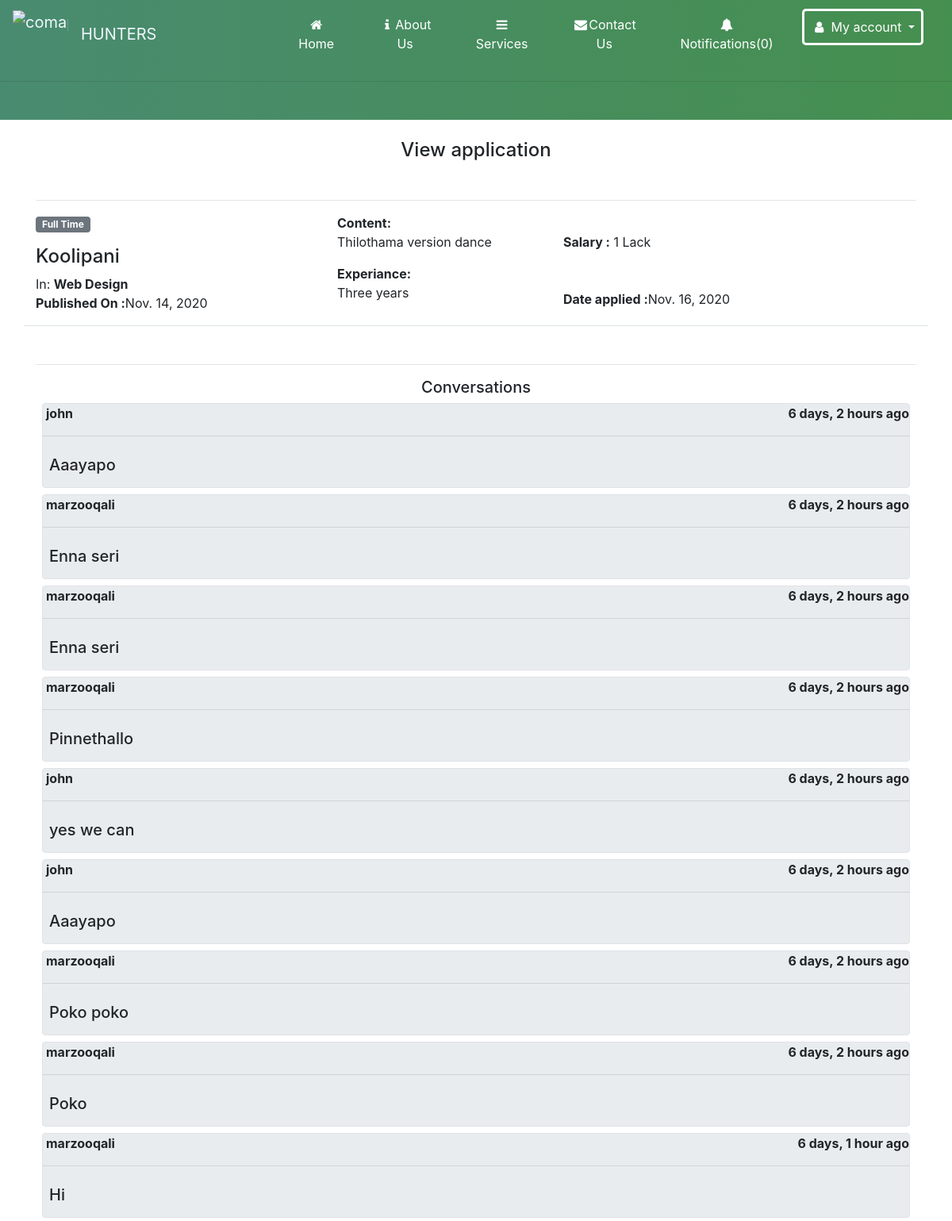
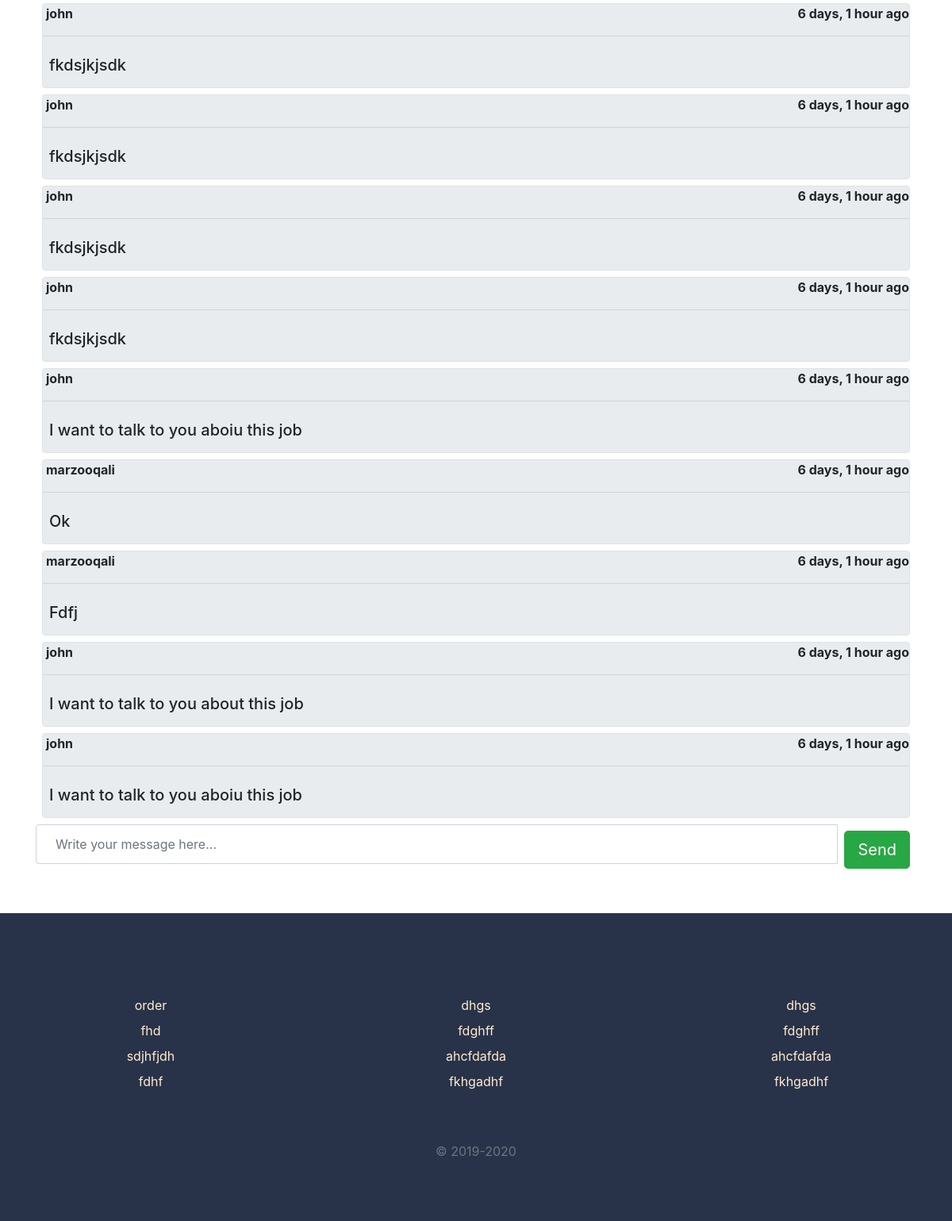
Page /application/22 (signed in) on the committed database (2 pictures, top to bottom).
### home/models.py (models this page shows, shortened)
class Application(models.Model):
    job = models.ForeignKey(JobPosting,related_name='applications',on_delete=models.CASCADE)
    content=models.CharField( max_length=300)
    experiance=models.CharField(max_length=300)
    created_by = models.ForeignKey(User,related_name='applications', on_delete=models.CASCADE,
                        null=True ,  editable=False, blank=True)
    created_at = models.DateTimeField(auto_now_add=True)

class JobPosting(models.Model):
    created_by = models.ForeignKey(User,related_name='jobs', on_delete=models.CASCADE,
                        null=True ,  editable=False, blank=True)
    title = models.CharField(max_length=100)
    company_name = models.CharField(max_length=200)
    employment_status = models.CharField(choices=JOB_TYPE, max_length=10)
    vacancy = models.CharField(max_length=10, null=True)
    gender = models.CharField(choices=GENDER, max_length=30, null=True)
    category = models.CharField(choices=CATEGORY, max_length=30)
    description = models.TextField()
    responsibilities = models.TextField()
    experience = models.CharField(max_length=100)
    job_location = models.CharField(max_length=120)
    Salary = models.CharField(max_length=100, null=True, blank=True)
    application_deadline = models.DateTimeField()
    published_on = models.DateTimeField(auto_now_add=True)
    class Meta:
        ordering=['-published_on']

class ConversationMessage(models.Model):
    application = models.ForeignKey(Application,related_name='conversationmessages',on_delete=models.CASCADE)
    content=models.TextField()
    created_by = models.ForeignKey(User,related_name='conversationmessages', on_delete=models.CASCADE)
    created_at = models.DateTimeField(auto_now_add=True)
    class Meta:
        ordering=['created_at']

### home/views.py (the view, shortened to what this page needs)
# urls.py: path('application/<int:app_id>',views.view_application,name='view_application'),
@login_required
def view_application(request,app_id):
    if request.user.userprofile.is_employer:
        application = get_object_or_404(Application, pk= app_id, job__created_by= request.user)
    else:
        application = get_object_or_404(Application, pk= app_id, created_by= request.user)
    return render(request,'viewapplication.html',{'application':application})

### home/context_processors.py (called while the page is built)
def notification(request):
    if request.user.is_authenticated:
        return {'notifications':request.user.notifications.filter(is_read=False)}
    else:
        return {'notifications':[]}

### templates/viewapplication.html (shortened to what this page needs)
{% include 'navbar.html' %}
<section class="site-section mt-0 ">
    <div class="container pb-5 ">
        <h4 class="text-center m-5 pt-4 ">View application</h4>
        <hr>
        <div class="mb-5">
            <div class="row align-items-start job-item border-bottom pb-0 mb-3 pt-0">
                <div class="col-md-4 text-left">
                    <span class="badge badge-secondary px-2 py-1 mb-3">
              {{application.job.employment_status}}
            </span>
                    <h4>{{application.job.title}}</a>
                    </h4>
                    In: <strong>{{application.job.category}}</strong><br>
                    <strong> Published On :</strong>{{application.job.published_on|date}}
                </div>
                <div class="col-md-3 text-left">
                    <strong>Content:</strong>
                    <p>{{application.content}}</p>
                    <strong> Experiance:</strong>
                    <p>{{application.experiance}}</p>
                </div>
                <div class="col-md-3 pt-4 "> <strong class="text-black">Salary :</strong> {{application.job.Salary}}
                    <strong>    <p class="pt-5"> Date applied :</strong>{{application.created_at|date}} </p>
                </div>
            </div>
        </div>
        <hr>
        <h5 class="text-center  ">Conversations</h5>
        {% for message in application.conversationmessages.all %}
        <div class="chat_ib border rounded  m-2 p-0 jumbotron  ">
            <p class="font-weight-bold pl-1  pt-0 pb-0">{{message.created_by.username}} <span class="chat_date float-right pl-5">{{message.created_at|timesince}} ago </span></p>
            <hr>
            <h5 class=" p-2">{{message.content}}</h5>
        </div>
        {% empty %}
        <p class="text-center">Currently you don't have any messages </p>
        {% endfor %}
        <form method='POST'>{% csrf_token %}
            <div class="panel-footer">
                <div class="input-group">
                    <input type="textarea" name="content" id="id_content " class=" p-4  mb-2 form-control input-lg chat_input " placeholder="Write your message here..." />
                    <span class="input-group-btn">
                        <button class="btn btn-success  m-2 btn-lg"  type="submit">Send</button>
                        </span>
                </div>
            </div>
        </form>
</section>
{% include 'footer.html' %}

### templates/viewapplication.html (style rules this page uses)
body { background: -webkit-linear-gradient(left, #498b70, #458f4f); }
section { background: white; }

### rows in the picture
Application: job.employment_status "Full Time", job "Koolipani", job.category "Web Design", job.published_on "Nov. 14, 2020", content "Thilothama version dance", experiance "Three years", job.Salary "1 Lack", created_at "Nov. 16, 2020"
ConversationMessage: created_by.username "john", created_at "6 days, 2 hours", content "Aaayapo"
ConversationMessage: created_by.username "marzooqali", created_at "6 days, 2 hours", content "Enna seri"
ConversationMessage: created_by.username "marzooqali", created_at "6 days, 2 hours", content "Enna seri"
ConversationMessage: created_by.username "marzooqali", created_at "6 days, 2 hours", content "Pinnethallo"
ConversationMessage: created_by.username "john", created_at "6 days, 2 hours", content "yes we can"
ConversationMessage: created_by.username "john", created_at "6 days, 2 hours", content "Aaayapo"
ConversationMessage: created_by.username "marzooqali", created_at "6 days, 2 hours", content "Poko poko"
ConversationMessage: created_by.username "marzooqali", created_at "6 days, 2 hours", content "Poko"
ConversationMessage: created_by.username "marzooqali", created_at "6 days, 1 hour", content "Hi"
ConversationMessage: created_by.username "john", created_at "6 days, 1 hour", content "fkdsjkjsdk"
ConversationMessage: created_by.username "john", created_at "6 days, 1 hour", content "fkdsjkjsdk"
ConversationMessage: created_by.username "john", created_at "6 days, 1 hour", content "fkdsjkjsdk"
ConversationMessage: created_by.username "john", created_at "6 days, 1 hour", content "fkdsjkjsdk"
ConversationMessage: created_by.username "john", created_at "6 days, 1 hour", content "I want to talk to you aboiu this job"
ConversationMessage: created_by.username "marzooqali", created_at "6 days, 1 hour", content "Ok"
ConversationMessage: created_by.username "marzooqali", created_at "6 days, 1 hour", content "Fdfj"
ConversationMessage: created_by.username "john", created_at "6 days, 1 hour", content "I want to talk to you about this job"
ConversationMessage: created_by.username "john", created_at "6 days, 1 hour", content "I want to talk to you aboiu this job"

### other values in the picture
{{ notifications.count }} "0"
